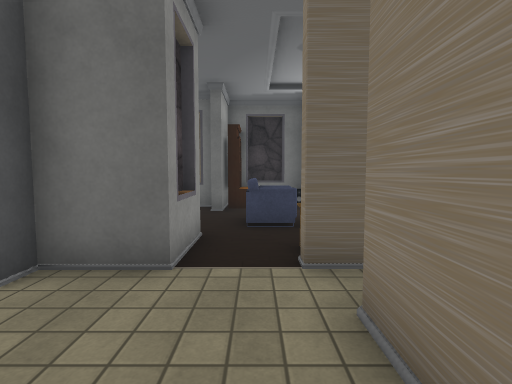
[1] (above)

18 first-person views from a walk through a scene from a Unity 3-D project. The camera is 1.3 m above the floor, tilts 4° down and sees 85° across. The floor is counted in squares, 1 m on a side. Each view is taken from the middle of a square. On the plan, view 1 faces up. The plan holds only what a view shows up to about 13 squares ahead; the rest is blank. The player character is not drawn. Door leaves are left out, so doorways stand open. Some surface patterns are stand-ins.

[2]
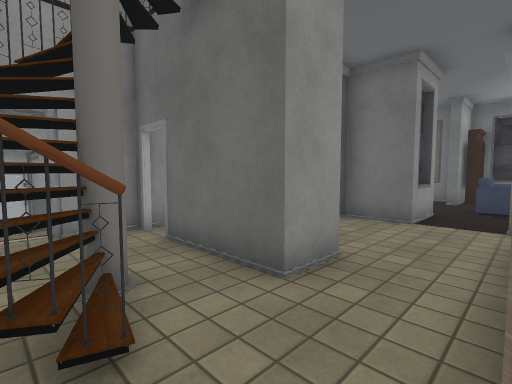

[3]
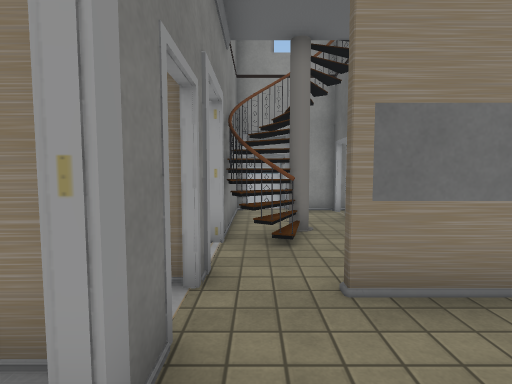

[4]
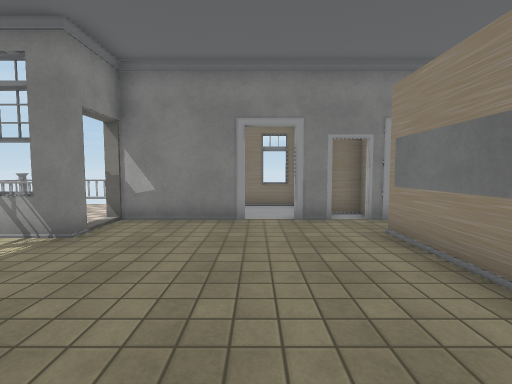

[5]
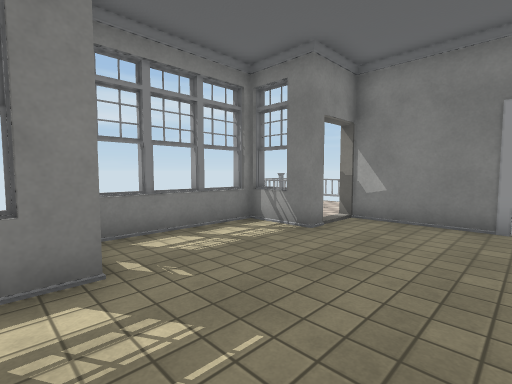

[6]
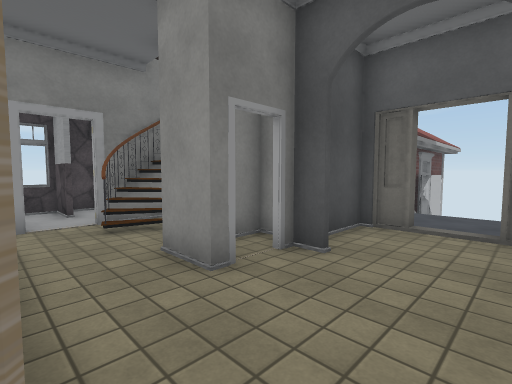

[7]
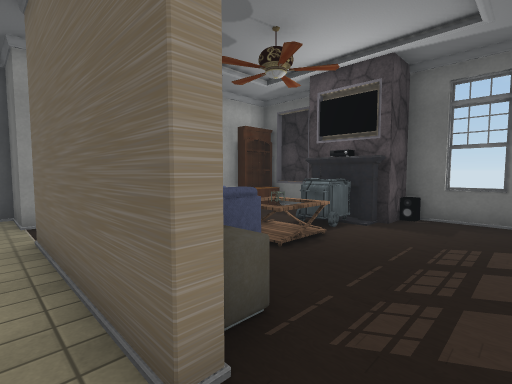

[8]
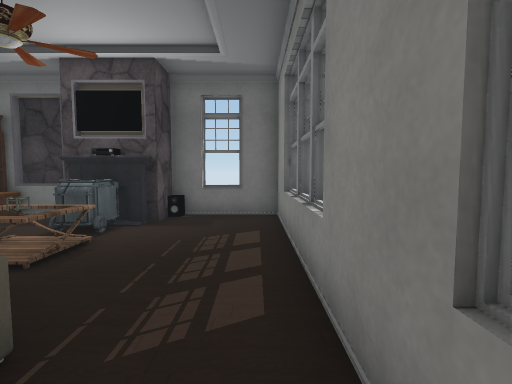

[9]
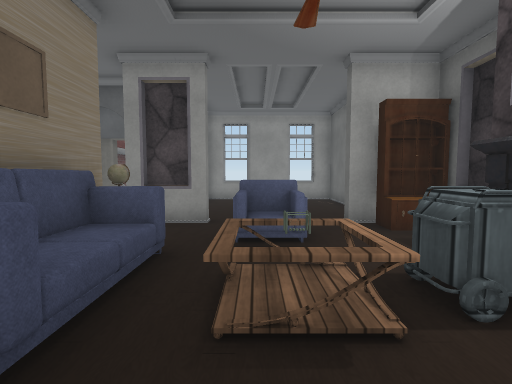

[10]
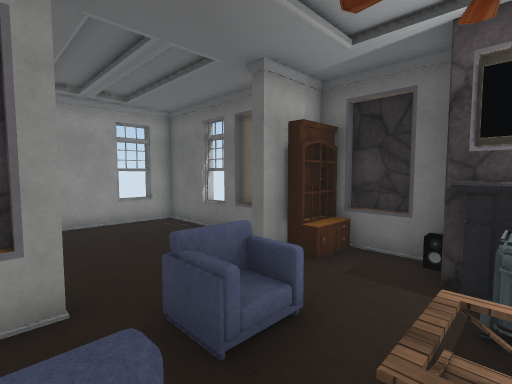

[11]
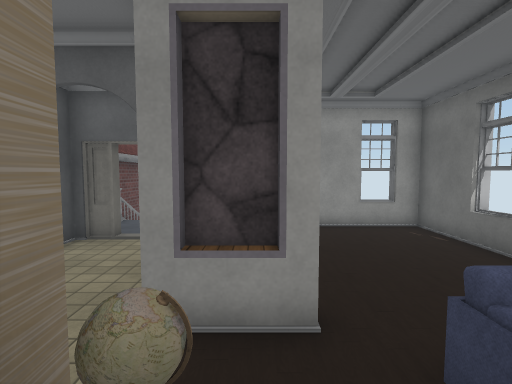

[12]
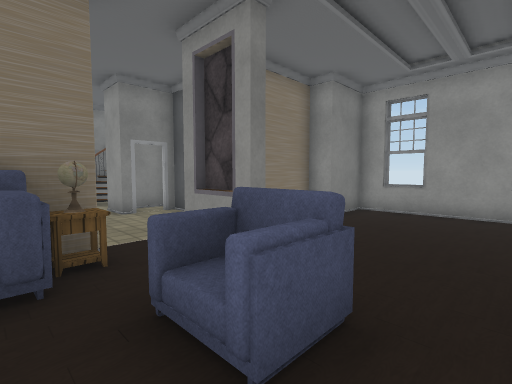

[13]
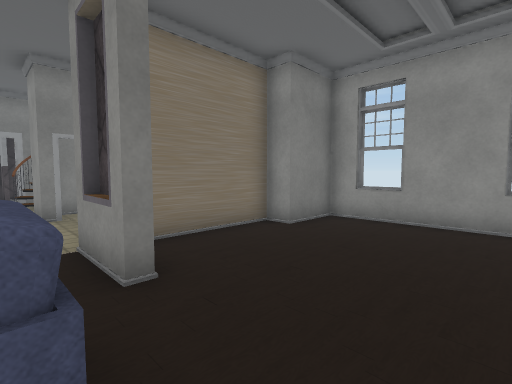

[14]
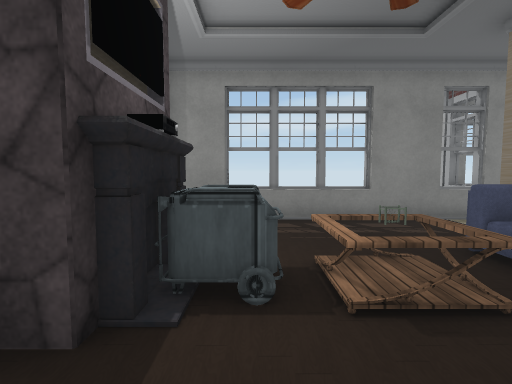

[15]
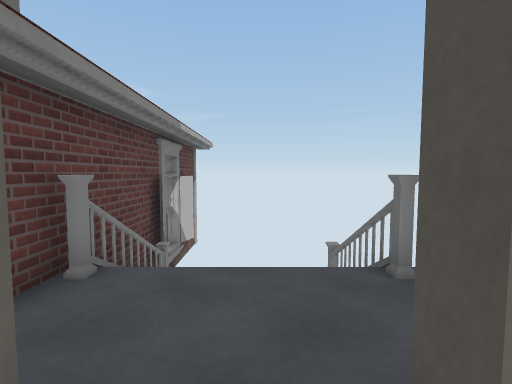

[16]
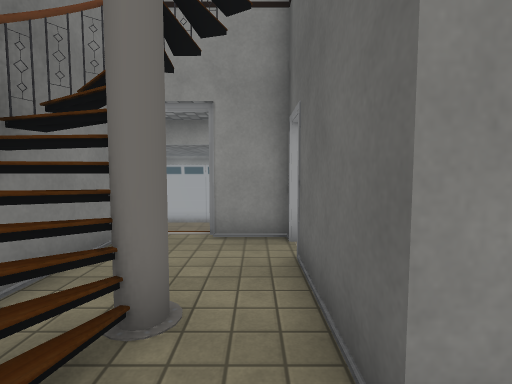

[17]
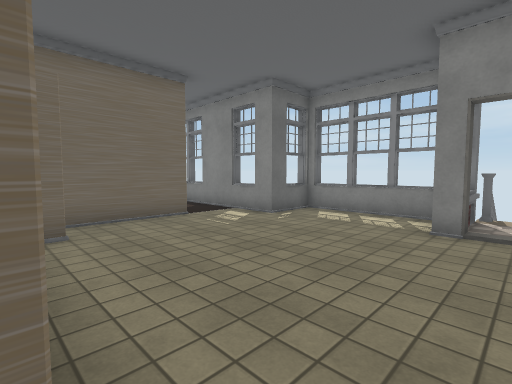

[18]
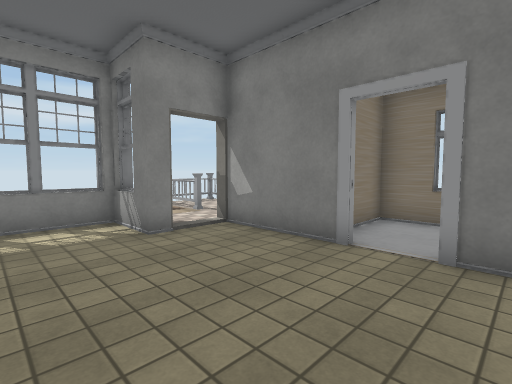

### Floor plan
Key: @ floor where view 1 was taken; # wall or solid block; x gap in a wall; . floor; / step, stairs or slope; D open door; = window, fence, low wall or low ledge; C cabinet; L closet; O other object.
Columns run from 12 left of view 1 to 12 right of it. Each row starts with its distance up from view 1.
 12           ########=##
 11     #######CC.O #O..#
 10     #......#C.OOO...#
  9     =........D.O....=
  8     #........O.OO...=
  7     #.......OO.OO...#
  6     =........D......#
  5     #......#.O///O..#
  4  ==########D.#OO##..#
  3    /..#....D........#
  2    /..D....DD##.....#=#
  1    /..D....DD#........=
  0 #####.###LDD@#........=
 -1    ####LL###.#D.......#
 -2       # .....#D.......#
 -3       D..###DD......D=#x
 -4       D..###........D..
 -5       #### DDLDDD####../=
 -6             ####.#   .#..
 -7                 .#   ....
 -8                ###    x

Where each view was taken, in squares from view 1:
view 1: 0 up, 0 right, facing up
view 2: 4 down, 1 right, facing up-left
view 3: 4 down, 4 right, facing left
view 4: 3 up, 4 right, facing down
view 5: 3 up, 4 right, facing down-right
view 6: 3 up, 1 right, facing down-left
view 7: 3 up, 7 right, facing up-left
view 8: 3 up, 7 right, facing up
view 9: 7 up, 6 right, facing left
view 10: 5 up, 3 right, facing up-left
view 11: 5 up, 2 right, facing left
view 12: 9 up, 2 right, facing down-left
view 13: 9 up, 0 right, facing down-left
view 14: 9 up, 0 right, facing right
view 15: 2 up, 5 left, facing left
view 16: 2 down, 0 right, facing left
view 17: 4 down, 1 right, facing up-right
view 18: 0 up, 2 right, facing down-right
